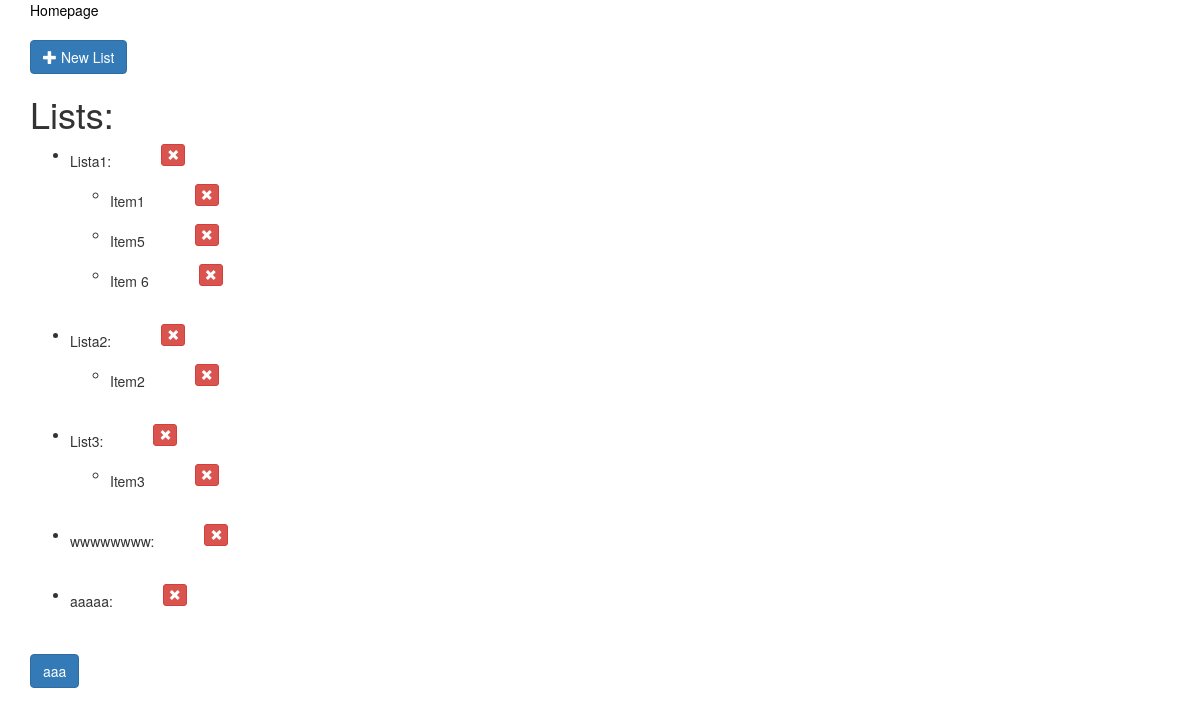
The app's page /todo_list/ (signed in), older data.
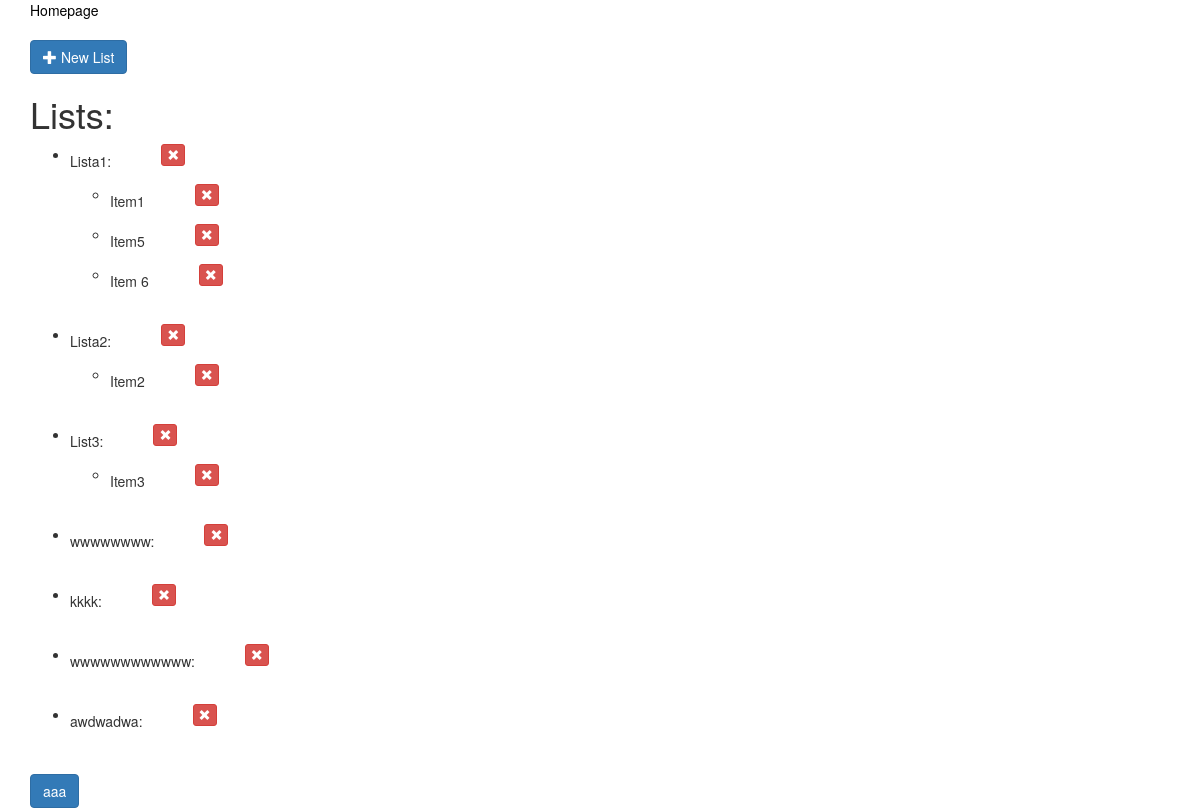
The same page, newer data.
### todo_list/models.py (models this page shows, shortened)
class List(models.Model):
    id=models.AutoField(primary_key=True)
    created_by=models.ForeignKey(User)
    title=models.TextField(max_length=50)
    created_on = models.DateTimeField(auto_now_add=True)

class Item(models.Model):
    id=models.AutoField(primary_key=True)
    list=models.ForeignKey(List,null=True, blank=True)
    content=models.TextField()
    created_on = models.DateTimeField(auto_now_add=True)
    executed=models.BooleanField(default=False)

### todo_list/views.py (the view)
def TodoList(request):
    if not request.user.is_authenticated():
        return HttpResponseRedirect('/')
    else:
        queryset=dict()
        for i in List_model.objects.all():
            queryset[i]=Item_model.objects.all().filter(list=i)
        return render(
            request,'todo_list.html',{
                'queryset':queryset,
                }
            )

### todo_list/templates/todo_list.html (shortened to what this page needs)
{% extends 'base.html' %}
{% load static %}
{% block content %}
<a href="{% url 'Homepage' %}">Homepage</a></br></br>
<button type="button" class="btn btn-primary js-create-list" data-url="{% url 'todo_list:Todo List Create' %}">
  <span class="glyphicon glyphicon-plus"></span>
  New List
</button>
<div id="Todo-List">
  {% include 'todo_list_list.html' %}
</div>
<button type="button" class="btn btn-primary js-log">aaa</button>
{% endblock %}

### todo_list/templates/todo_list_list.html (shortened to what this page needs)
<h1>Lists:</h1>
<ul class="ListList">
  {% for List,Items in queryset.items %}
    <li>
      <h5 style="float:left;">
        {{ List.title }}:
      </h5>
      <form action="{% url 'todo_list:Todo List Delete' List.id %}" method="POST">
        <button type="submit" style="float:left;margin-left:50px" class="btn btn-danger btn-xs">  <span class="glyphicon glyphicon-remove "></span></button>
      </form>
      <ul class="ItemList">
        {% for Item in Items %}
        <li><h5 style="float:left;">{{Item.content}}</h5>
        <form action="{% url 'todo_list:Todo Item Delete' Item.id %}" method="POST">
          <button type="submit" style="float:left;margin-left:50px" class="btn btn-danger btn-xs">  <span class="glyphicon glyphicon-remove"></span></button>
        </form>
      </li></br>
        {% endfor %}
      </ul>
    </li></br>
  {% endfor %}
</ul>

Row changes from the older to the newer data that the page shows:
removed List: title "aaaaa"
added List: title "kkkk"
added List: title "wwwwwwwwwwww"
added List: title "awdwadwa"
